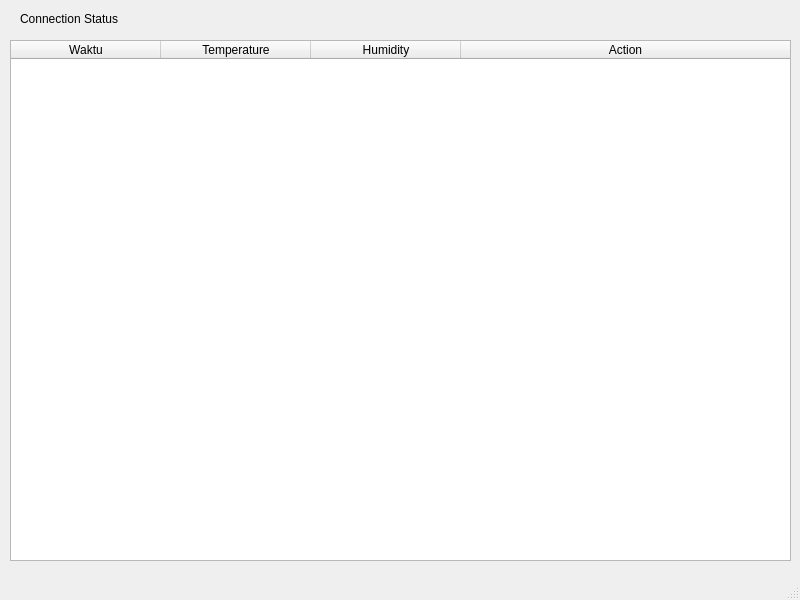
<?xml version="1.0" encoding="UTF-8"?>
<ui version="4.0">
 <class>MainWindow</class>
 <widget class="QMainWindow" name="MainWindow">
  <property name="geometry">
   <rect>
    <x>0</x>
    <y>0</y>
    <width>800</width>
    <height>600</height>
   </rect>
  </property>
  <property name="windowTitle">
   <string>MainWindow</string>
  </property>
  <widget class="QWidget" name="centralwidget">
   <widget class="QLabel" name="status_label">
    <property name="geometry">
     <rect>
      <x>20</x>
      <y>10</y>
      <width>131</width>
      <height>18</height>
     </rect>
    </property>
    <property name="text">
     <string>Connection Status</string>
    </property>
   </widget>
   <widget class="QTableWidget" name="data_table">
    <property name="geometry">
     <rect>
      <x>10</x>
      <y>40</y>
      <width>781</width>
      <height>521</height>
     </rect>
    </property>
    <attribute name="horizontalHeaderDefaultSectionSize">
     <number>150</number>
    </attribute>
    <attribute name="horizontalHeaderStretchLastSection">
     <bool>true</bool>
    </attribute>
    <column>
     <property name="text">
      <string>Waktu</string>
     </property>
    </column>
    <column>
     <property name="text">
      <string>Temperature</string>
     </property>
    </column>
    <column>
     <property name="text">
      <string>Humidity</string>
     </property>
    </column>
    <column>
     <property name="text">
      <string>Action</string>
     </property>
    </column>
   </widget>
  </widget>
  <widget class="QMenuBar" name="menubar">
   <property name="geometry">
    <rect>
     <x>0</x>
     <y>0</y>
     <width>800</width>
     <height>23</height>
    </rect>
   </property>
  </widget>
  <widget class="QStatusBar" name="statusbar"/>
 </widget>
 <resources/>
 <connections/>
</ui>
